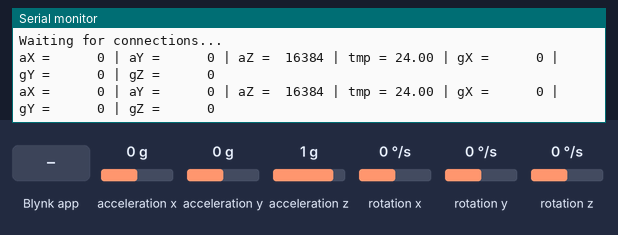
Simulated run of this sketch. Board: ESP32. Parts: the last lines printed to the serial monitor. Wiring (inferred from the names in the program): MPU-6050 motion sensor at I2C address 0x68. The test bench sets the inputs (shaded band); at power-on: acceleration x 0 g, acceleration y 0 g, acceleration z 1 g, rotation x 0 °/s, rotation y 0 °/s, rotation z 0 °/s. WiFi joins after 1.5 s; servers stay silent unless stated.

Above: at 3.0 s.
3.1 s: acceleration x set to -1.4 g
At 4.6 s:
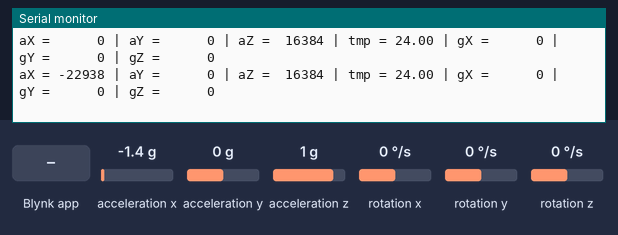
6.3 s: Blynk app writes 1 to V1
8.3 s: acceleration y set to -1.4 g
At 9.6 s:
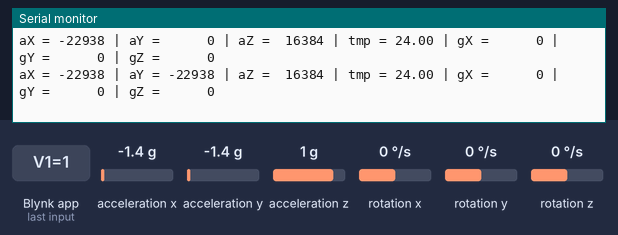
11.3 s: acceleration z set to -1.4 g
At 12.4 s:
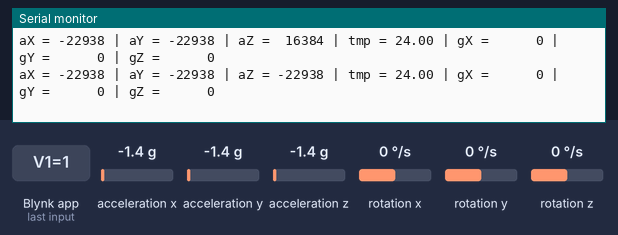
14.3 s: rotation x set to -192 °/s
At 15.7 s:
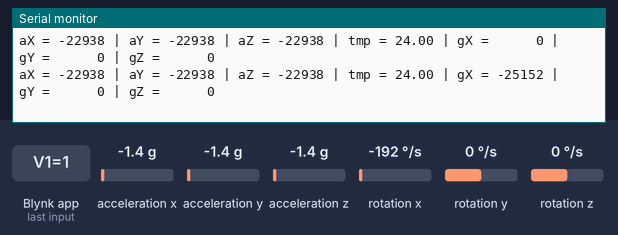
17.3 s: rotation y set to -192 °/s
At 18.7 s:
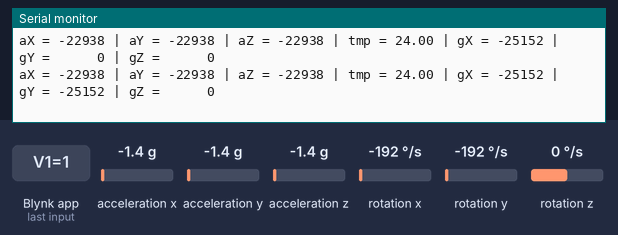

The sketch:

03_Blink_ESP32_BLE.ino
```cpp
//Title:         03_Blink_ESP32_BLE.ino
//Description:   Arduino IDE program to connect to Blink Mobile App and send Gyro/Acce info
//Authors:       Pau Roura (@proura)
//Date:          20180610
//Version:       0.1
//Notes:
//

/*************************************************************
  Download latest Blynk library here:
    https://github.com/blynkkk/blynk-library/releases/latest

  Blynk is a platform with iOS and Android apps to control
  Arduino, Raspberry Pi and the likes over the Internet.
  You can easily build graphic interfaces for all your
  projects by simply dragging and dropping widgets.

    Downloads, docs, tutorials: http://www.blynk.cc
    Sketch generator:           http://examples.blynk.cc
    Blynk community:            http://community.blynk.cc
    Social networks:            http://www.fb.com/blynkapp
                                http://twitter.com/blynk_app

  Blynk library is licensed under MIT license
  This example code is in public domain.

 *************************************************************
  This example shows how to use ESP32 BLE
  to connect your project to Blynk.

  Warning: Bluetooth support is in beta!
 *************************************************************/

/* Comment this out to disable prints and save space */
#define BLYNK_PRINT Serial

#define BLYNK_USE_DIRECT_CONNECT

#include <BlynkSimpleEsp32_BLE.h>
#include <BLEDevice.h>
#include <BLEServer.h>
#include <Wire.h>

// You should get Auth Token in the Blynk App.
// Go to the Project Settings (nut icon).
char auth[] = "5629041522ee44dca545ccafec01f47e";

const int MPU_ADDR = 0x68; // I2C address of the MPU-6050. If AD0 pin is set to HIGH, the I2C address will be 0x69.
int16_t accelerometer_x, accelerometer_y, accelerometer_z; // variables for accelerometer raw data
int16_t gyro_x, gyro_y, gyro_z; // variables for gyro raw data
int16_t temperature; // variables for temperature data
char tmp_str[7]; // temporary variable used in convert function
char* convert_int16_to_str(int16_t i) { // converts int16 to string. Moreover, resulting strings will have the same length in the debug monitor.
  sprintf(tmp_str, "%6d", i);
  return tmp_str;
}

BLYNK_WRITE(V1) {
  int x = param[0].asInt();
  int y = param[1].asInt();

  // Do something with x and y
  Serial.print("X = ");
  Serial.print(x);
  Serial.print("; Y = ");
  Serial.println(y);
}
void setup()
{
  Serial.begin(115200);
  Serial.println("Waiting for connections...");
  Blynk.begin(auth);
  Wire.begin();
  Wire.beginTransmission(MPU_ADDR); // Begins a transmission to the I2C slave (GY-521 board)
  Wire.write(0x6B); // PWR_MGMT_1 register
  Wire.write(0); // set to zero (wakes up the MPU-6050)
  Wire.endTransmission(true);
}

void loop()
{
  Blynk.run();

  Wire.beginTransmission(MPU_ADDR);
  Wire.write(0x3B); // starting with register 0x3B (ACCEL_XOUT_H) [MPU-6000 and MPU-6050 Register Map and Descriptions Revision 4.2, p.40]
  Wire.endTransmission(false); // the parameter indicates that the Arduino will send a restart. As a result, the connection is kept active.
  Wire.requestFrom(MPU_ADDR, 7*2, true); // request a total of 7*2=14 registers

  // "Wire.read()<<8 | Wire.read();" means two registers are read and stored in the same variable
  accelerometer_x = Wire.read()<<8 | Wire.read(); // reading registers: 0x3B (ACCEL_XOUT_H) and 0x3C (ACCEL_XOUT_L)
  accelerometer_y = Wire.read()<<8 | Wire.read(); // reading registers: 0x3D (ACCEL_YOUT_H) and 0x3E (ACCEL_YOUT_L)
  accelerometer_z = Wire.read()<<8 | Wire.read(); // reading registers: 0x3F (ACCEL_ZOUT_H) and 0x40 (ACCEL_ZOUT_L)
  temperature = Wire.read()<<8 | Wire.read(); // reading registers: 0x41 (TEMP_OUT_H) and 0x42 (TEMP_OUT_L)
  gyro_x = Wire.read()<<8 | Wire.read(); // reading registers: 0x43 (GYRO_XOUT_H) and 0x44 (GYRO_XOUT_L)
  gyro_y = Wire.read()<<8 | Wire.read(); // reading registers: 0x45 (GYRO_YOUT_H) and 0x46 (GYRO_YOUT_L)
  gyro_z = Wire.read()<<8 | Wire.read(); // reading registers: 0x47 (GYRO_ZOUT_H) and 0x48 (GYRO_ZOUT_L)

  // print out data
  Serial.print("aX = "); Serial.print(convert_int16_to_str(accelerometer_x));
  Serial.print(" | aY = "); Serial.print(convert_int16_to_str(accelerometer_y));
  Serial.print(" | aZ = "); Serial.print(convert_int16_to_str(accelerometer_z));
  // the following equation was taken from the documentation [MPU-6000/MPU-6050 Register Map and Description, p.30]
  Serial.print(" | tmp = "); Serial.print(temperature/340.00+36.53);
  Serial.print(" | gX = "); Serial.print(convert_int16_to_str(gyro_x));
  Serial.print(" | gY = "); Serial.print(convert_int16_to_str(gyro_y));
  Serial.print(" | gZ = "); Serial.print(convert_int16_to_str(gyro_z));
  Serial.println();

  // delay
  delay(1000);
}
```

Measured:
- after the input at 3.1 s, the serial monitor: prints a new line after 0.72 s (image 1)
- after the input at 8.3 s, the serial monitor: prints a new line after 0.54 s (image 2)
- after the input at 11.3 s, the serial monitor: prints a new line after 0.55 s (image 3)
- after the input at 14.3 s, the serial monitor: prints a new line after 0.57 s (image 4)
- after the input at 17.3 s, the serial monitor: prints a new line after 0.58 s (image 5)
